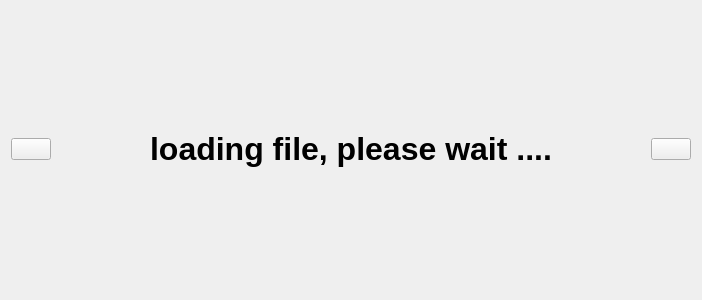
<?xml version="1.0" encoding="UTF-8"?>
<ui version="4.0">
 <class>ImgViewerWindow</class>
 <widget class="QWidget" name="ImgViewerWindow">
  <property name="geometry">
   <rect>
    <x>0</x>
    <y>0</y>
    <width>702</width>
    <height>300</height>
   </rect>
  </property>
  <property name="windowTitle">
   <string notr="true"/>
  </property>
  <layout class="QGridLayout" name="gridLayout">
   <item row="0" column="1">
    <widget class="QLabel" name="imgViewer">
     <property name="text">
      <string>&lt;html&gt;&lt;head/&gt;&lt;body&gt;&lt;p&gt;&lt;span style=&quot; font-size:24pt; font-weight:600;&quot;&gt;loading file, please wait ....&lt;/span&gt;&lt;/p&gt;&lt;/body&gt;&lt;/html&gt;</string>
     </property>
     <property name="alignment">
      <set>Qt::AlignCenter</set>
     </property>
    </widget>
   </item>
   <item row="0" column="0">
    <widget class="QPushButton" name="left_PushButton">
     <property name="sizePolicy">
      <sizepolicy hsizetype="Fixed" vsizetype="Fixed">
       <horstretch>0</horstretch>
       <verstretch>0</verstretch>
      </sizepolicy>
     </property>
     <property name="text">
      <string/>
     </property>
     <property name="icon">
      <iconset resource="img.qrc">
       <normaloff>:/img/img/left.png</normaloff>:/img/img/left.png</iconset>
     </property>
    </widget>
   </item>
   <item row="0" column="2">
    <widget class="QPushButton" name="right_PushButton">
     <property name="sizePolicy">
      <sizepolicy hsizetype="Fixed" vsizetype="Fixed">
       <horstretch>0</horstretch>
       <verstretch>0</verstretch>
      </sizepolicy>
     </property>
     <property name="text">
      <string/>
     </property>
     <property name="icon">
      <iconset resource="img.qrc">
       <normaloff>:/img/img/right.png</normaloff>:/img/img/right.png</iconset>
     </property>
    </widget>
   </item>
  </layout>
 </widget>
 <resources>
  <include location="img.qrc"/>
 </resources>
 <connections/>
</ui>
